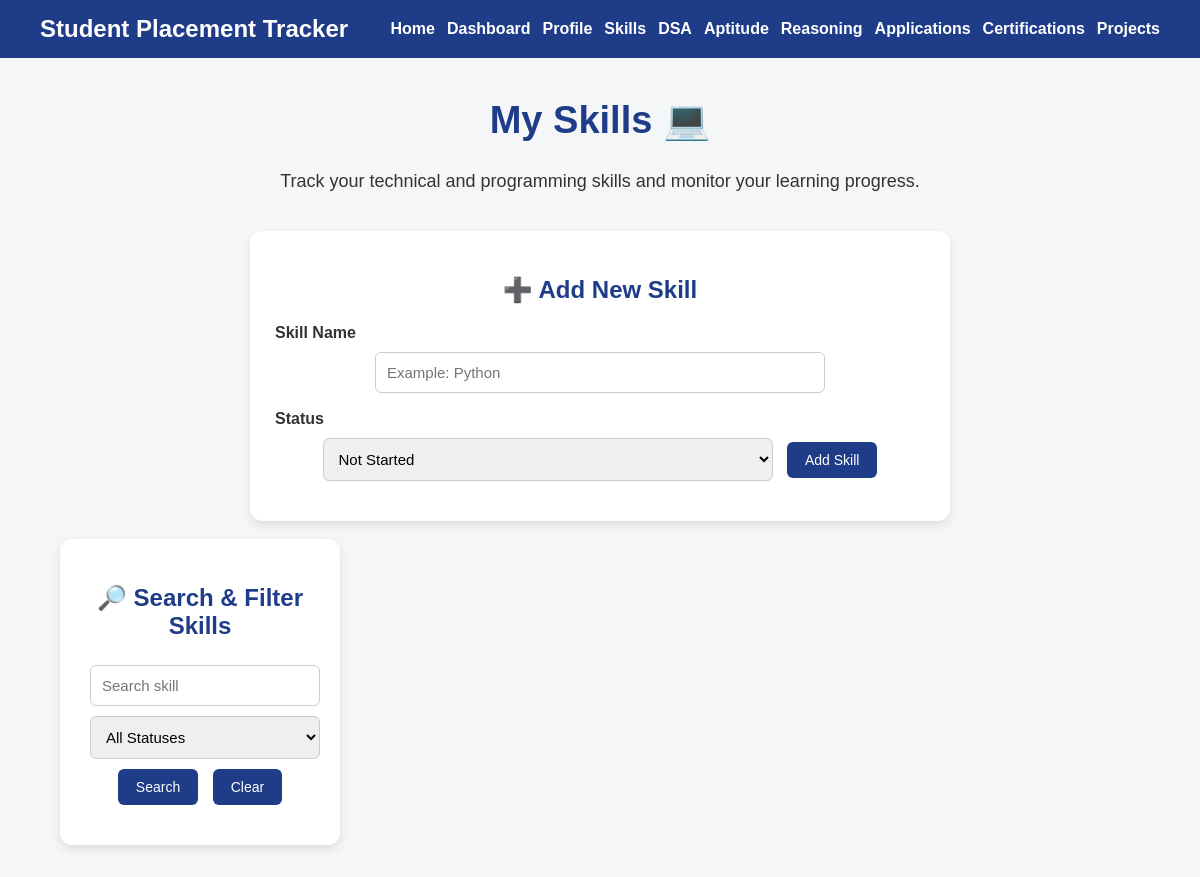
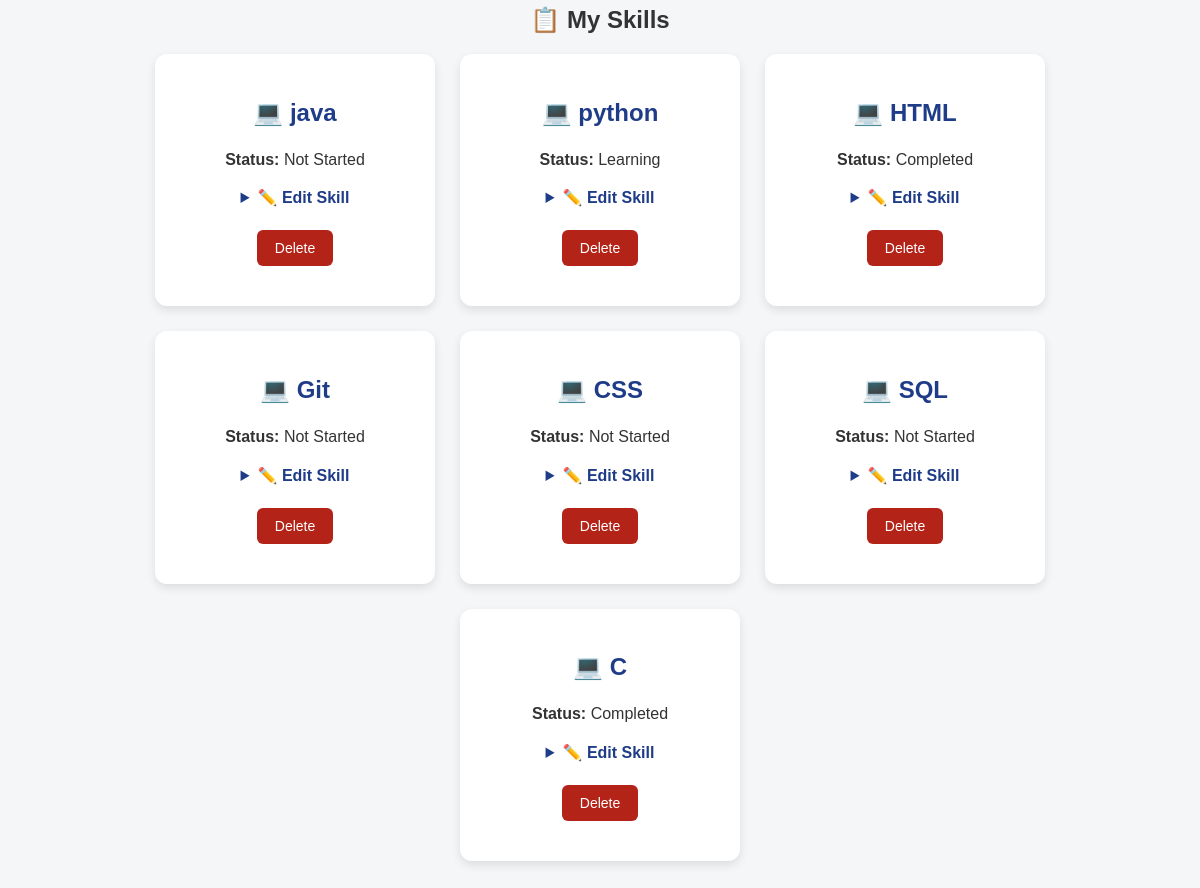
/skills, run on the app's committed database (2 pictures, top to bottom).
### tables this page shows
CREATE TABLE skills (
    id INTEGER PRIMARY KEY AUTOINCREMENT,
    name TEXT,
    status TEXT
);

### web_app.py (the view)
@app.route("/skills")
def skills():
    search = request.args.get("search", "").strip()
    status_filter = request.args.get("status", "").strip()
    connection = get_db_connection()
    query = "SELECT * FROM skills WHERE 1 = 1"
    parameters = []
    if search:
        query += " AND name LIKE ?"
        parameters.append(f"%{search}%")
    if status_filter:
        query += " AND status = ?"
        parameters.append(status_filter)
    query += " ORDER BY id DESC"
    skills_data = connection.execute(
        query, parameters
    ).fetchall()
    connection.close()
    return render_template(
        "skills.html",
        skills=skills_data,
        search=search,
        status_filter=status_filter
    )

### templates/skills.html (shortened to what this page needs)
<!DOCTYPE html>
<html>
<head>
    <link rel="stylesheet" href="{{ url_for('static', filename='style.css') }}">
</head>
<body>
<nav>
    <h2>Student Placement Tracker</h2>
    <div class="nav-links">
        <a href="/">Home</a>
        <a href="/dashboard">Dashboard</a>
        <a href="/profile">Profile</a>
        <a href="/skills">Skills</a>
        <a href="/dsa">DSA</a>
        <a href="/aptitude">Aptitude</a>
        <a href="/reasoning">Reasoning</a>
        <a href="/applications">Applications</a>
        <a href="/certifications">Certifications</a>
        <a href="/projects">Projects</a>
    </div>
</nav>
<div class="container">
    <h1>My Skills 💻</h1>
    <p class="intro">
        Track your technical and programming skills and monitor your learning progress.
    </p>
    <div class="card form-card">
        <h2>➕ Add New Skill</h2>
        <form action="/add-skill" method="POST">
            <label>Skill Name</label>
            <input type="text"
                   name="name"
                   placeholder="Example: Python"
                   required>
            <label>Status</label>
            <select name="status">
                <option value="Not Started">Not Started</option>
            </select>
            <button type="submit">Add Skill</button>
        </form>
    </div>
    <br>
    <div class="card">
        <h2>🔎 Search & Filter Skills</h2>
        <form action="/skills" method="GET">
            <input type="text"
                   name="search"
                   placeholder="Search skill"
                   value="{{ search }}">
            <select name="status">
                <option value="">All Statuses</option>
            </select>
            <button type="submit">Search</button>
            <a class="button" href="/skills">Clear</a>
        </form>
    </div>
    <br>
    <h2>📋 My Skills</h2>
    <div class="cards">
        {% for skill in skills %}
        <div class="card">
            <h2>💻 {{ skill["name"] }}</h2>
            <p>
                <strong>Status:</strong>
                {{ skill["status"] }}
            </p>
            <details>
                <summary>✏️ Edit Skill</summary>
                <br>
            </details>
            <br>
            <form action="/delete-skill/{{ skill['id'] }}"
                  method="POST">
                <button type="submit" class="danger-button">
                    Delete
                </button>
            </form>
        </div>
        {% else %}
        <div class="card">
            <h2>No Skills Found</h2>
            <p>Add a skill or change your search/filter.</p>
        </div>
        {% endfor %}
    </div>
</div>
</body>
</html>

### static/style.css (style rules this page uses)
* { box-sizing: border-box; }
body { font-family: Arial, sans-serif; margin: 0; background-color: #f4f6f8; color: #333; }
nav { background-color: #1f3c88; color: white; padding: 15px 40px; display: flex; justify-content: space-between; align-items: center; gap: 20px; }
nav h2 { margin: 0; color: white; white-space: nowrap; }
.nav-links { display: flex; flex-wrap: wrap; justify-content: flex-end; gap: 12px; }
nav a { color: white; text-decoration: none; font-weight: bold; }
.container { width: 90%; max-width: 1200px; margin: 40px auto; text-align: center; }
.container h1 { color: #1f3c88; font-size: 38px; }
.intro { font-size: 18px; margin-bottom: 35px; line-height: 1.6; }
.cards { display: flex; justify-content: center; align-items: stretch; gap: 25px; flex-wrap: wrap; }
.card { background-color: white; width: 280px; padding: 25px; border-radius: 12px; box-shadow: 0 4px 10px rgba(0, 0, 0, 0.10); }
.form-card { width: min(700px, 100%); margin: 0 auto; }
.card h2 { color: #1f3c88; }
.card p { line-height: 1.6; }
.button, button { display: inline-block; background-color: #1f3c88; color: white; padding: 10px 18px; border-radius: 6px; text-decoration: none; margin: 5px; border: none; cursor: pointer; font-size: 14px; }
.danger-button { background-color: #b42318; }
form { margin-bottom: 10px; }
form label { display: block; margin-top: 12px; margin-bottom: 5px; font-weight: bold; text-align: left; }
input, select, textarea { width: 100%; max-width: 450px; padding: 11px; margin: 5px; border: 1px solid #ccc; border-radius: 6px; font-size: 15px; }
details { margin-top: 15px; }
summary { cursor: pointer; color: #1f3c88; font-weight: bold; }

### data on the page
skills: name "java", status "Not Started"
skills: name "python", status "Learning"
skills: name "HTML", status "Completed"
skills: name "Git", status "Not Started"
skills: name "CSS", status "Not Started"
skills: name "SQL", status "Not Started"
skills: name "C", status "Completed"
